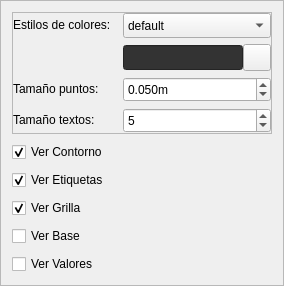
             <widget class="QFrame" name="frame_ResultAnimation0">
              <property name="sizePolicy">
               <sizepolicy hsizetype="Preferred" vsizetype="Preferred">
                <horstretch>0</horstretch>
                <verstretch>0</verstretch>
               </sizepolicy>
              </property>
              <property name="frameShape">
               <enum>QFrame::StyledPanel</enum>
              </property>
              <property name="frameShadow">
               <enum>QFrame::Raised</enum>
              </property>
              <layout class="QVBoxLayout" name="verticalLayout_7">
               <property name="spacing">
                <number>8</number>
               </property>
               <item>
                <widget class="QFrame" name="frame_4">
                 <property name="styleSheet">
                  <string notr="true"/>
                 </property>
                 <property name="frameShape">
                  <enum>QFrame::StyledPanel</enum>
                 </property>
                 <property name="frameShadow">
                  <enum>QFrame::Raised</enum>
                 </property>
                 <layout class="QFormLayout" name="formLayout_4">
                  <property name="horizontalSpacing">
                   <number>0</number>
                  </property>
                  <property name="verticalSpacing">
                   <number>6</number>
                  </property>
                  <property name="leftMargin">
                   <number>0</number>
                  </property>
                  <property name="topMargin">
                   <number>0</number>
                  </property>
                  <property name="rightMargin">
                   <number>0</number>
                  </property>
                  <property name="bottomMargin">
                   <number>0</number>
                  </property>
                  <item row="0" column="0">
                   <widget class="QLabel" name="label_textResultAnimation1_2">
                    <property name="minimumSize">
                     <size>
                      <width>110</width>
                      <height>0</height>
                     </size>
                    </property>
                    <property name="text">
                     <string>Estilos de colores:</string>
                    </property>
                    <property name="QLabelStyle" stdset="0">
                     <number>3</number>
                    </property>
                   </widget>
                  </item>
                  <item row="0" column="1">
                   <widget class="QComboBox" name="comboBox_ResultAnimationColorStyles">
                    <property name="minimumSize">
                     <size>
                      <width>0</width>
                      <height>25</height>
                     </size>
                    </property>
                    <property name="QComboBoxStyle" stdset="0">
                     <number>1</number>
                    </property>
                    <item>
                     <property name="text">
                      <string>default</string>
                     </property>
                    </item>
                    <item>
                     <property name="text">
                      <string>Rojo-Azul</string>
                     </property>
                    </item>
                    <item>
                     <property name="text">
                      <string>Escala de grises</string>
                     </property>
                    </item>
                    <item>
                     <property name="text">
                      <string>Escala color</string>
                     </property>
                    </item>
                   </widget>
                  </item>
                  <item row="1" column="1">
                   <layout class="QHBoxLayout" name="horizontalLayout_8">
                    <item>
                     <widget class="QLineEdit" name="lineEdit_textColor">
                      <property name="enabled">
                       <bool>false</bool>
                      </property>
                      <property name="minimumSize">
                       <size>
                        <width>120</width>
                        <height>25</height>
                       </size>
                      </property>
                      <property name="maximumSize">
                       <size>
                        <width>16777215</width>
                        <height>16777215</height>
                       </size>
                      </property>
                      <property name="palette">
                       <palette>
                        <active>
                         <colorrole role="WindowText">
                          <brush brushstyle="SolidPattern">
                           <color alpha="255">
                            <red>221</red>
                            <green>221</green>
                            <blue>221</blue>
                           </color>
                          </brush>
                         </colorrole>
                         <colorrole role="Button">
                          <brush brushstyle="SolidPattern">
                           <color alpha="255">
                            <red>51</red>
                            <green>51</green>
                            <blue>51</blue>
                           </color>
                          </brush>
                         </colorrole>
                         <colorrole role="Text">
                          <brush brushstyle="SolidPattern">
                           <color alpha="255">
                            <red>221</red>
                            <green>221</green>
                            <blue>221</blue>
                           </color>
                          </brush>
                         </colorrole>
                         <colorrole role="ButtonText">
                          <brush brushstyle="SolidPattern">
                           <color alpha="255">
                            <red>221</red>
                            <green>221</green>
                            <blue>221</blue>
                           </color>
                          </brush>
                         </colorrole>
                         <colorrole role="Base">
                          <brush brushstyle="SolidPattern">
                           <color alpha="255">
                            <red>51</red>
                            <green>51</green>
                            <blue>51</blue>
                           </color>
                          </brush>
                         </colorrole>
                         <colorrole role="Window">
                          <brush brushstyle="SolidPattern">
                           <color alpha="255">
                            <red>51</red>
                            <green>51</green>
                            <blue>51</blue>
                           </color>
                          </brush>
                         </colorrole>
                         <colorrole role="PlaceholderText">
                          <brush brushstyle="SolidPattern">
                           <color alpha="255">
                            <red>221</red>
                            <green>221</green>
                            <blue>221</blue>
                           </color>
                          </brush>
                         </colorrole>
                        </active>
                        <inactive>
                         <colorrole role="WindowText">
                          <brush brushstyle="SolidPattern">
                           <color alpha="255">
                            <red>221</red>
                            <green>221</green>
                            <blue>221</blue>
                           </color>
                          </brush>
                         </colorrole>
                         <colorrole role="Button">
                          <brush brushstyle="SolidPattern">
                           <color alpha="255">
                            <red>51</red>
                            <green>51</green>
                            <blue>51</blue>
                           </color>
                          </brush>
                         </colorrole>
                         <colorrole role="Text">
                          <brush brushstyle="SolidPattern">
                           <color alpha="255">
                            <red>221</red>
                            <green>221</green>
                            <blue>221</blue>
                           </color>
                          </brush>
                         </colorrole>
                         <colorrole role="ButtonText">
                          <brush brushstyle="SolidPattern">
                           <color alpha="255">
                            <red>221</red>
                            <green>221</green>
                            <blue>221</blue>
                           </color>
                          </brush>
                         </colorrole>
                         <colorrole role="Base">
                          <brush brushstyle="SolidPattern">
                           <color alpha="255">
                            <red>51</red>
                            <green>51</green>
                            <blue>51</blue>
                           </color>
                          </brush>
                         </colorrole>
                         <colorrole role="Window">
                          <brush brushstyle="SolidPattern">
                           <color alpha="255">
                            <red>51</red>
                            <green>51</green>
                            <blue>51</blue>
                           </color>
                          </brush>
                         </colorrole>
                         <colorrole role="PlaceholderText">
                          <brush brushstyle="SolidPattern">
                           <color alpha="255">
                            <red>221</red>
                            <green>221</green>
                            <blue>221</blue>
                           </color>
                          </brush>
                         </colorrole>
                        </inactive>
                        <disabled>
                         <colorrole role="WindowText">
                          <brush brushstyle="SolidPattern">
                           <color alpha="255">
                            <red>221</red>
                            <green>221</green>
                            <blue>221</blue>
                           </color>
                          </brush>
                         </colorrole>
                         <colorrole role="Button">
                          <brush brushstyle="SolidPattern">
                           <color alpha="255">
                            <red>51</red>
                            <green>51</green>
                            <blue>51</blue>
                           </color>
                          </brush>
                         </colorrole>
                         <colorrole role="Text">
                          <brush brushstyle="SolidPattern">
                           <color alpha="255">
                            <red>221</red>
                            <green>221</green>
                            <blue>221</blue>
                           </color>
                          </brush>
                         </colorrole>
                         <colorrole role="ButtonText">
                          <brush brushstyle="SolidPattern">
                           <color alpha="255">
                            <red>221</red>
                            <green>221</green>
                            <blue>221</blue>
                           </color>
                          </brush>
                         </colorrole>
                         <colorrole role="Base">
                          <brush brushstyle="SolidPattern">
                           <color alpha="255">
                            <red>51</red>
                            <green>51</green>
                            <blue>51</blue>
                           </color>
                          </brush>
                         </colorrole>
                         <colorrole role="Window">
                          <brush brushstyle="SolidPattern">
                           <color alpha="255">
                            <red>51</red>
                            <green>51</green>
                            <blue>51</blue>
                           </color>
                          </brush>
                         </colorrole>
                         <colorrole role="PlaceholderText">
                          <brush brushstyle="SolidPattern">
                           <color alpha="255">
                            <red>221</red>
                            <green>221</green>
                            <blue>221</blue>
                           </color>
                          </brush>
                         </colorrole>
                        </disabled>
                       </palette>
                      </property>
                      <property name="styleSheet">
                       <string notr="true"/>
                      </property>
                      <property name="text">
                       <string/>
                      </property>
                      <property name="QLineEditStyle" stdset="0">
                       <number>2</number>
                      </property>
                     </widget>
                    </item>
                    <item>
                     <widget class="QToolButton" name="btn_select_color">
                      <property name="text">
                       <string/>
                      </property>
                      <property name="icon">
                       <iconset>
                        <normaloff>../recursos/iconos/iconos_menu_draw_mesh/colo_picker.svg</normaloff>../recursos/iconos/iconos_menu_draw_mesh/colo_picker.svg</iconset>
                      </property>
                      <property name="iconSize">
                       <size>
                        <width>20</width>
                        <height>20</height>
                       </size>
                      </property>
                      <property name="arrowType">
                       <enum>Qt::NoArrow</enum>
                      </property>
                      <property name="QToolButtonStyle" stdset="0">
                       <number>1</number>
                      </property>
                     </widget>
                    </item>
                   </layout>
                  </item>
                  <item row="2" column="0">
                   <widget class="QLabel" name="label_textResultAnimation1_3">
                    <property name="minimumSize">
                     <size>
                      <width>110</width>
                      <height>0</height>
                     </size>
                    </property>
                    <property name="text">
                     <string>Tamaño puntos:</string>
                    </property>
                    <property name="QLabelStyle" stdset="0">
                     <number>3</number>
                    </property>
                   </widget>
                  </item>
                  <item row="2" column="1">
                   <widget class="QDoubleSpinBox" name="doubleSpinBoxl_textResultAnimationSizePoints">
                    <property name="enabled">
                     <bool>true</bool>
                    </property>
                    <property name="minimumSize">
                     <size>
                      <width>120</width>
                      <height>25</height>
                     </size>
                    </property>
                    <property name="suffix">
                     <string>m</string>
                    </property>
                    <property name="decimals">
                     <number>3</number>
                    </property>
                    <property name="minimum">
                     <double>0.010000000000000</double>
                    </property>
                    <property name="maximum">
                     <double>2.000000000000000</double>
                    </property>
                    <property name="singleStep">
                     <double>0.010000000000000</double>
                    </property>
                    <property name="value">
                     <double>0.050000000000000</double>
                    </property>
                    <property name="QDoubleSpinBoxStyle" stdset="0">
                     <number>1</number>
                    </property>
                   </widget>
                  </item>
                  <item row="3" column="0">
                   <widget class="QLabel" name="label_textResultAnimation1_4">
                    <property name="minimumSize">
                     <size>
                      <width>110</width>
                      <height>0</height>
                     </size>
                    </property>
                    <property name="text">
                     <string>Tamaño textos:</string>
                    </property>
                    <property name="QLabelStyle" stdset="0">
                     <number>3</number>
                    </property>
                   </widget>
                  </item>
                  <item row="3" column="1">
                   <widget class="QSpinBox" name="spinBox_ResultAnimationSizeText">
                    <property name="minimumSize">
                     <size>
                      <width>120</width>
                      <height>25</height>
                     </size>
                    </property>
                    <property name="minimum">
                     <number>1</number>
                    </property>
                    <property name="maximum">
                     <number>100</number>
                    </property>
                    <property name="singleStep">
                     <number>1</number>
                    </property>
                    <property name="value">
                     <number>5</number>
                    </property>
                    <property name="displayIntegerBase">
                     <number>10</number>
                    </property>
                    <property name="QSpinBoxStyle" stdset="0">
                     <number>1</number>
                    </property>
                   </widget>
                  </item>
                 </layout>
                </widget>
               </item>
               <item>
                <layout class="QVBoxLayout" name="verticalLayout_9">
                 <item>
                  <widget class="QCheckBox" name="checkBox_ResultAnimationCountour">
                   <property name="text">
                    <string>Ver Contorno</string>
                   </property>
                   <property name="checked">
                    <bool>true</bool>
                   </property>
                   <property name="QCheckBoxStyle" stdset="0">
                    <number>1</number>
                   </property>
                  </widget>
                 </item>
                 <item>
                  <widget class="QCheckBox" name="checkBox_ResultAnimationLabel">
                   <property name="text">
                    <string>Ver Etiquetas</string>
                   </property>
                   <property name="checked">
                    <bool>true</bool>
                   </property>
                   <property name="QCheckBoxStyle" stdset="0">
                    <number>1</number>
                   </property>
                  </widget>
                 </item>
                 <item>
                  <widget class="QCheckBox" name="checkBox_ResultAnimationGrid">
                   <property name="text">
                    <string>Ver Grilla</string>
                   </property>
                   <property name="checked">
                    <bool>true</bool>
                   </property>
                   <property name="QCheckBoxStyle" stdset="0">
                    <number>1</number>
                   </property>
                  </widget>
                 </item>
                 <item>
                  <widget class="QCheckBox" name="checkBox_ResultAnimationBase">
                   <property name="text">
                    <string>Ver Base</string>
                   </property>
                   <property name="checked">
                    <bool>false</bool>
                   </property>
                   <property name="QCheckBoxStyle" stdset="0">
                    <number>1</number>
                   </property>
                  </widget>
                 </item>
                 <item>
                  <widget class="QCheckBox" name="checkBox_ResultAnimationValues">
                   <property name="text">
                    <string>Ver Valores</string>
                   </property>
                   <property name="checked">
                    <bool>false</bool>
                   </property>
                   <property name="QCheckBoxStyle" stdset="0">
                    <number>1</number>
                   </property>
                  </widget>
                 </item>
                </layout>
               </item>
              </layout>
             </widget>
